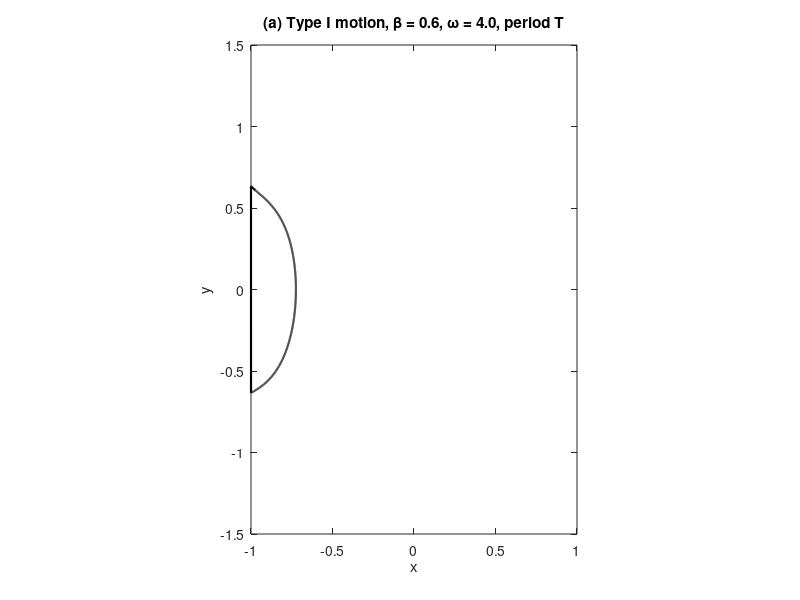
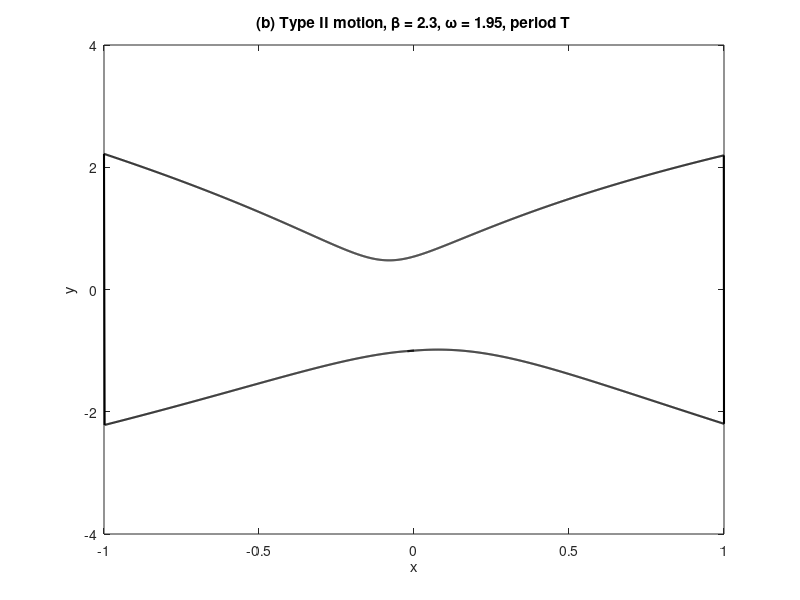

Recreate these plots in MATLAB, in order.
clear all;
close all;
clc;

% Parameters
alpha = 0.1;    
r = 1.0;        
beta1 = 0.6;    % Forcing amplitude for Type I motion
omega1 = 4.0;   % Angular frequency for Type I motion
beta2 = 2.3;    % Forcing amplitude for Type II motion
omega2 = 1.95;  % Angular frequency for Type II motion

% Simulation settings
dt = 0.001;      
T1 = 2*pi/omega1;  % Period for Type I motion
T2 = 2*pi/omega2;  % Period for Type II motion
tspan1 = 0:dt:0.95*T1; 
tspan2 = 0.916:dt:1.3*T2; 

% Initialize variables for Type I motion
x1 = -1;
y1 = -0.63;
t1 = 0;
data1 = [x1 y1];

% Simulate Type I motion
for t = tspan1
    y1 = y1 + (dt * ((beta1*cos(omega1*t)) - (2*alpha*y1) + (x1)));
    x1 = x1 + (dt * y1);
    
    % Check for impact
    if abs(x1) >= 1
        y1 = -r * y1;
        x1 = sign(x1); 
    end

    data1 = [data1; x1 y1];
end

% Initialize variables for Type II motion
x2 = 0;
y2 = -1;
t2 = 0;
data2 = [x2 y2];

% Simulate Type II motion
for t = tspan2
    y2 = y2 + (dt * ((beta2*cos(omega2 * t)) - (2*alpha*y2) + (x2)));
    x2 = x2 + (dt * y2);
    
    % Check for impact
    if abs(x2) >= 1
        y2 = -r * y2;   
        x2 = sign(x2);  
    end

    data2 = [data2; x2 y2];
end

%%Type I motion
% Plotting
figure()
plot(data1(:,1), data1(:,2), 'k', 'LineWidth', 1.5);
xlabel('x');
ylabel('y');
title('(a) Type I motion, \beta = 0.6, \omega = 4.0, period T');
axis equal;
xlim([-1 1]);
ylim([-1.5 1.5]);

%%Type II motion
% Plotting
figure()
plot(data2(:,1), data2(:,2), 'k', 'LineWidth', 1.5);
xlabel('x');
ylabel('y');
title('(b) Type II motion, \beta = 2.3, \omega = 1.95, period T');
%axis equal;
xlim([-1 1]);
ylim([-4 4]);
